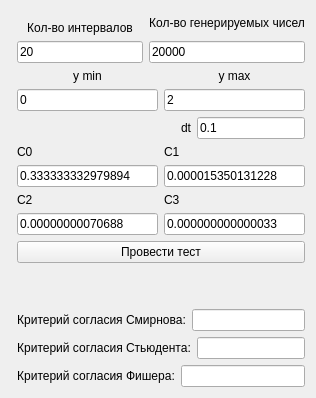
      <widget class="QWidget" name="testingCorell">
       <attribute name="title">
        <string>Тестирование процедуры скользящего суммирования</string>
       </attribute>
       <layout class="QGridLayout" name="gridLayout">
        <item row="0" column="0">
         <widget class="MplWidget" name="plot_corel" native="true">
          <property name="sizePolicy">
           <sizepolicy hsizetype="Expanding" vsizetype="Expanding">
            <horstretch>0</horstretch>
            <verstretch>0</verstretch>
           </sizepolicy>
          </property>
         </widget>
        </item>
        <item row="0" column="1">
         <layout class="QVBoxLayout" name="verticalLayout_23">
          <item>
           <layout class="QHBoxLayout" name="horizontalLayout_16">
            <item>
             <layout class="QVBoxLayout" name="verticalLayout_27">
              <property name="topMargin">
               <number>10</number>
              </property>
              <item>
               <widget class="QLabel" name="label_18">
                <property name="sizePolicy">
                 <sizepolicy hsizetype="Minimum" vsizetype="Minimum">
                  <horstretch>0</horstretch>
                  <verstretch>0</verstretch>
                 </sizepolicy>
                </property>
                <property name="text">
                 <string>Кол-во интервалов</string>
                </property>
                <property name="alignment">
                 <set>Qt::AlignCenter</set>
                </property>
               </widget>
              </item>
              <item>
               <widget class="QLineEdit" name="m_edit_2">
                <property name="sizePolicy">
                 <sizepolicy hsizetype="Minimum" vsizetype="Minimum">
                  <horstretch>0</horstretch>
                  <verstretch>0</verstretch>
                 </sizepolicy>
                </property>
                <property name="text">
                 <string>20</string>
                </property>
               </widget>
              </item>
             </layout>
            </item>
            <item>
             <layout class="QVBoxLayout" name="verticalLayout_28">
              <item>
               <widget class="QLabel" name="label_22">
                <property name="sizePolicy">
                 <sizepolicy hsizetype="Minimum" vsizetype="Minimum">
                  <horstretch>0</horstretch>
                  <verstretch>0</verstretch>
                 </sizepolicy>
                </property>
                <property name="text">
                 <string>Кол-во генерируемых чисел</string>
                </property>
                <property name="alignment">
                 <set>Qt::AlignCenter</set>
                </property>
               </widget>
              </item>
              <item>
               <widget class="QLineEdit" name="N_edit_2">
                <property name="sizePolicy">
                 <sizepolicy hsizetype="Minimum" vsizetype="Fixed">
                  <horstretch>0</horstretch>
                  <verstretch>0</verstretch>
                 </sizepolicy>
                </property>
                <property name="text">
                 <string>20000</string>
                </property>
               </widget>
              </item>
             </layout>
            </item>
           </layout>
          </item>
          <item>
           <layout class="QHBoxLayout" name="horizontalLayout_4">
            <property name="topMargin">
             <number>0</number>
            </property>
            <item>
             <layout class="QVBoxLayout" name="verticalLayout_24">
              <item>
               <widget class="QLabel" name="label_19">
                <property name="sizePolicy">
                 <sizepolicy hsizetype="Minimum" vsizetype="Minimum">
                  <horstretch>0</horstretch>
                  <verstretch>0</verstretch>
                 </sizepolicy>
                </property>
                <property name="text">
                 <string>y min</string>
                </property>
                <property name="alignment">
                 <set>Qt::AlignCenter</set>
                </property>
               </widget>
              </item>
              <item>
               <widget class="QLineEdit" name="yminEdit">
                <property name="sizePolicy">
                 <sizepolicy hsizetype="Minimum" vsizetype="Fixed">
                  <horstretch>0</horstretch>
                  <verstretch>0</verstretch>
                 </sizepolicy>
                </property>
                <property name="text">
                 <string>0</string>
                </property>
               </widget>
              </item>
             </layout>
            </item>
            <item>
             <layout class="QVBoxLayout" name="verticalLayout_25">
              <item>
               <widget class="QLabel" name="label_20">
                <property name="sizePolicy">
                 <sizepolicy hsizetype="Minimum" vsizetype="Minimum">
                  <horstretch>0</horstretch>
                  <verstretch>0</verstretch>
                 </sizepolicy>
                </property>
                <property name="text">
                 <string>y max</string>
                </property>
                <property name="alignment">
                 <set>Qt::AlignCenter</set>
                </property>
               </widget>
              </item>
              <item>
               <widget class="QLineEdit" name="ymaxEdit">
                <property name="sizePolicy">
                 <sizepolicy hsizetype="Minimum" vsizetype="Fixed">
                  <horstretch>0</horstretch>
                  <verstretch>0</verstretch>
                 </sizepolicy>
                </property>
                <property name="text">
                 <string>2</string>
                </property>
               </widget>
              </item>
             </layout>
            </item>
           </layout>
          </item>
          <item>
           <layout class="QHBoxLayout" name="horizontalLayout_18">
            <item>
             <widget class="QLabel" name="label_21">
              <property name="sizePolicy">
               <sizepolicy hsizetype="Minimum" vsizetype="Minimum">
                <horstretch>0</horstretch>
                <verstretch>0</verstretch>
               </sizepolicy>
              </property>
              <property name="text">
               <string>dt</string>
              </property>
              <property name="alignment">
               <set>Qt::AlignRight|Qt::AlignTrailing|Qt::AlignVCenter</set>
              </property>
             </widget>
            </item>
            <item>
             <widget class="QLineEdit" name="dtEdit">
              <property name="sizePolicy">
               <sizepolicy hsizetype="Fixed" vsizetype="Fixed">
                <horstretch>0</horstretch>
                <verstretch>0</verstretch>
               </sizepolicy>
              </property>
              <property name="text">
               <string>0.1</string>
              </property>
             </widget>
            </item>
           </layout>
          </item>
          <item>
           <layout class="QHBoxLayout" name="horizontalLayout_11">
            <item>
             <layout class="QVBoxLayout" name="verticalLayout_8">
              <item>
               <widget class="QLabel" name="label_7">
                <property name="text">
                 <string>C0</string>
                </property>
               </widget>
              </item>
              <item>
               <widget class="QLineEdit" name="c0Edit">
                <property name="sizePolicy">
                 <sizepolicy hsizetype="Minimum" vsizetype="Fixed">
                  <horstretch>0</horstretch>
                  <verstretch>0</verstretch>
                 </sizepolicy>
                </property>
                <property name="text">
                 <string>0.333333332979894</string>
                </property>
               </widget>
              </item>
             </layout>
            </item>
            <item>
             <layout class="QVBoxLayout" name="verticalLayout_9">
              <item>
               <widget class="QLabel" name="label_12">
                <property name="text">
                 <string>C1</string>
                </property>
               </widget>
              </item>
              <item>
               <widget class="QLineEdit" name="c1Edit">
                <property name="sizePolicy">
                 <sizepolicy hsizetype="Minimum" vsizetype="Fixed">
                  <horstretch>0</horstretch>
                  <verstretch>0</verstretch>
                 </sizepolicy>
                </property>
                <property name="text">
                 <string>0.000015350131228</string>
                </property>
               </widget>
              </item>
             </layout>
            </item>
           </layout>
          </item>
          <item>
           <layout class="QHBoxLayout" name="horizontalLayout_17">
            <item>
             <layout class="QVBoxLayout" name="verticalLayout_19">
              <item>
               <widget class="QLabel" name="label_15">
                <property name="text">
                 <string>C2</string>
                </property>
               </widget>
              </item>
              <item>
               <widget class="QLineEdit" name="c2Edit">
                <property name="sizePolicy">
                 <sizepolicy hsizetype="Minimum" vsizetype="Fixed">
                  <horstretch>0</horstretch>
                  <verstretch>0</verstretch>
                 </sizepolicy>
                </property>
                <property name="text">
                 <string>0.00000000070688</string>
                </property>
               </widget>
              </item>
             </layout>
            </item>
            <item>
             <layout class="QVBoxLayout" name="verticalLayout_22">
              <item>
               <widget class="QLabel" name="label_23">
                <property name="text">
                 <string>C3</string>
                </property>
               </widget>
              </item>
              <item>
               <widget class="QLineEdit" name="c3Edit">
                <property name="sizePolicy">
                 <sizepolicy hsizetype="Minimum" vsizetype="Fixed">
                  <horstretch>0</horstretch>
                  <verstretch>0</verstretch>
                 </sizepolicy>
                </property>
                <property name="text">
                 <string>0.000000000000033</string>
                </property>
               </widget>
              </item>
             </layout>
            </item>
           </layout>
          </item>
          <item>
           <widget class="QPushButton" name="CalcCorelTestButt">
            <property name="text">
             <string>Провести тест</string>
            </property>
           </widget>
          </item>
          <item>
           <spacer name="verticalSpacer_4">
            <property name="orientation">
             <enum>Qt::Vertical</enum>
            </property>
            <property name="sizeHint" stdset="0">
             <size>
              <width>20</width>
              <height>40</height>
             </size>
            </property>
           </spacer>
          </item>
          <item>
           <layout class="QHBoxLayout" name="horizontalLayout_8">
            <property name="sizeConstraint">
             <enum>QLayout::SetMinimumSize</enum>
            </property>
            <item>
             <widget class="QLabel" name="label_11">
              <property name="sizePolicy">
               <sizepolicy hsizetype="Preferred" vsizetype="Minimum">
                <horstretch>0</horstretch>
                <verstretch>0</verstretch>
               </sizepolicy>
              </property>
              <property name="layoutDirection">
               <enum>Qt::LeftToRight</enum>
              </property>
              <property name="text">
               <string>Критерий согласия Смирнова:</string>
              </property>
              <property name="alignment">
               <set>Qt::AlignCenter</set>
              </property>
             </widget>
            </item>
            <item>
             <widget class="QLineEdit" name="lineSmirnov">
              <property name="sizePolicy">
               <sizepolicy hsizetype="Minimum" vsizetype="Fixed">
                <horstretch>0</horstretch>
                <verstretch>0</verstretch>
               </sizepolicy>
              </property>
             </widget>
            </item>
           </layout>
          </item>
          <item>
           <layout class="QHBoxLayout" name="horizontalLayout_14">
            <property name="sizeConstraint">
             <enum>QLayout::SetMinimumSize</enum>
            </property>
            <item>
             <widget class="QLabel" name="label_13">
              <property name="sizePolicy">
               <sizepolicy hsizetype="Preferred" vsizetype="Minimum">
                <horstretch>0</horstretch>
                <verstretch>0</verstretch>
               </sizepolicy>
              </property>
              <property name="layoutDirection">
               <enum>Qt::LeftToRight</enum>
              </property>
              <property name="text">
               <string>Критерий согласия Стьюдента:</string>
              </property>
              <property name="alignment">
               <set>Qt::AlignCenter</set>
              </property>
             </widget>
            </item>
            <item>
             <widget class="QLineEdit" name="lineStudent">
              <property name="sizePolicy">
               <sizepolicy hsizetype="Minimum" vsizetype="Fixed">
                <horstretch>0</horstretch>
                <verstretch>0</verstretch>
               </sizepolicy>
              </property>
             </widget>
            </item>
           </layout>
          </item>
          <item>
           <layout class="QHBoxLayout" name="horizontalLayout_15">
            <property name="sizeConstraint">
             <enum>QLayout::SetMinimumSize</enum>
            </property>
            <item>
             <widget class="QLabel" name="label_17">
              <property name="sizePolicy">
               <sizepolicy hsizetype="Preferred" vsizetype="Minimum">
                <horstretch>0</horstretch>
                <verstretch>0</verstretch>
               </sizepolicy>
              </property>
              <property name="layoutDirection">
               <enum>Qt::LeftToRight</enum>
              </property>
              <property name="text">
               <string>Критерий согласия Фишера:</string>
              </property>
              <property name="alignment">
               <set>Qt::AlignCenter</set>
              </property>
             </widget>
            </item>
            <item>
             <widget class="QLineEdit" name="lineFisher">
              <property name="sizePolicy">
               <sizepolicy hsizetype="Minimum" vsizetype="Fixed">
                <horstretch>0</horstretch>
                <verstretch>0</verstretch>
               </sizepolicy>
              </property>
             </widget>
            </item>
           </layout>
          </item>
         </layout>
        </item>
       </layout>
      </widget>
